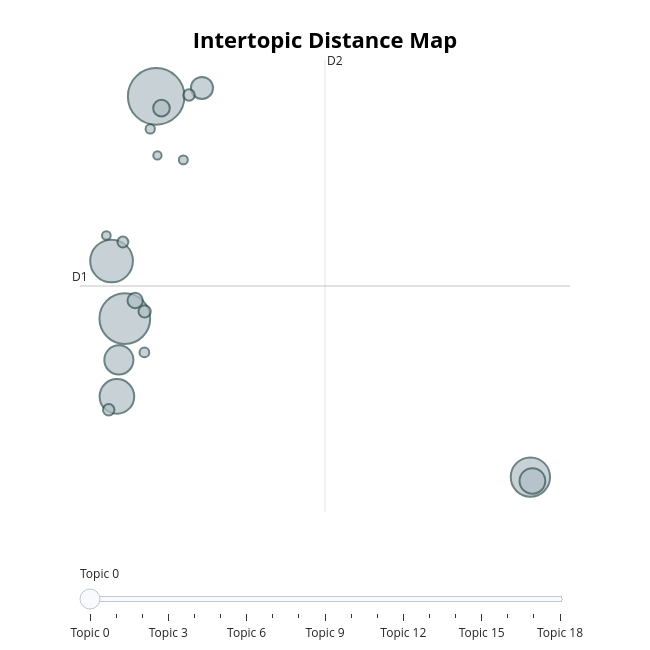

The cell this chart's notebook holds for it:
### Code cell
topic_model.visualize_topics()

### Figure 1 — Plotly figure (JSON) as saved in the notebook; plotly's stock layout.template omitted (floating-point values rounded to 4 significant figures)
{"data": [{"customdata": [[0, "Positive customer feedback", 2307], [1, "Beautiful public places", 1854], [2, "Hotel cleanliness", 1314], [3, "Historical landmarks tourism", 1113], [4, "Restaurant dining experiences", 864], [5, "Shopping malls Jeddah", 610], [6, "Quba Mosque Significance", 476], [7, "Temporarily Closed Locations", 352], [8, "Family-friendly place", 169], [9, "Needs improvement", 198], [10, "Fresh fish quality", 95], [11, "Spiritual and psychological comfort", 95], [12, "Parking and Accessibility", 108], [13, "Cinema experience", 86], [14, "Customer love", 63], [15, "Nighttime park experience", 54], [16, "Hotel star ratings", 50], [17, "Scenic plane wreck", 68], [18, "Tourist attractions", 58]], "hovertemplate": "<b>Topic %{customdata[0]}</b><br>%{customdata[1]}<br>Size: %{customdata[2]}", "legendgroup": "", "marker": {"color": "#B0BEC5", "line": {"color": "DarkSlateGrey", "width": 2}, "size": [2307, 1854, 1314, 1113, 864, 610, 476, 352, 169, 198, 95, 95, 108, 86, 63, 54, 50, 68, 58], "sizemode": "area", "sizeref": 1.442, "symbol": "circle"}, "mode": "markers", "name": "", "orientation": "v", "showlegend": false, "type": "scatter", "x": [-4.161, -5.199, -5.638, 8.223, -5.461, -5.396, 8.29, -2.646, -4.857, -3.986, -5.732, -3.075, -4.543, -5.263, -4.357, -5.811, -4.12, -4.551, -3.263], "xaxis": "x", "y": [2.739, -0.6829, 0.2035, -3.124, -1.882, -1.32, -3.185, 2.869, -0.4048, 2.558, -2.089, 2.76, -0.5729, 0.4956, 2.238, 0.5961, 1.83, -1.205, 1.761], "yaxis": "y"}], "layout": {"annotations": [{"showarrow": false, "text": "D1", "x": -6.682, "y": -0.1815, "yshift": 10}, {"showarrow": false, "text": "D2", "x": 1.426, "xshift": 10, "y": 3.299}], "height": 650, "hoverlabel": {"bgcolor": "white", "font": {"family": "Rockwell", "size": 16}}, "legend": {"itemsizing": "constant", "tracegroupgap": 0}, "margin": {"t": 60}, "shapes": [{"line": {"color": "#CFD8DC", "width": 2}, "type": "line", "x0": 1.426, "x1": 1.426, "y0": -3.662, "y1": 3.299}, {"line": {"color": "#9E9E9E", "width": 2}, "type": "line", "x0": -6.682, "x1": 9.534, "y0": -0.1815, "y1": -0.1815}], "sliders": [{"active": 0, "pad": {"t": 50}, "steps": [{"args": [{"marker.color": [["red", "#B0BEC5", "#B0BEC5", "#B0BEC5", "#B0BEC5", "#B0BEC5", "#B0BEC5", "#B0BEC5", "#B0BEC5", "#B0BEC5", "#B0BEC5", "#B0BEC5", "#B0BEC5", "#B0BEC5", "#B0BEC5", "#B0BEC5", "#B0BEC5", "#B0BEC5", "#B0BEC5"]]}], "label": "Topic 0", "method": "update"}, {"args": [{"marker.color": [["#B0BEC5", "red", "#B0BEC5", "#B0BEC5", "#B0BEC5", "#B0BEC5", "#B0BEC5", "#B0BEC5", "#B0BEC5", "#B0BEC5", "#B0BEC5", "#B0BEC5", "#B0BEC5", "#B0BEC5", "#B0BEC5", "#B0BEC5", "#B0BEC5", "#B0BEC5", "#B0BEC5"]]}], "label": "Topic 1", "method": "update"}, {"args": [{"marker.color": [["#B0BEC5", "#B0BEC5", "red", "#B0BEC5", "#B0BEC5", "#B0BEC5", "#B0BEC5", "#B0BEC5", "#B0BEC5", "#B0BEC5", "#B0BEC5", "#B0BEC5", "#B0BEC5", "#B0BEC5", "#B0BEC5", "#B0BEC5", "#B0BEC5", "#B0BEC5", "#B0BEC5"]]}], "label": "Topic 2", "method": "update"}, {"args": [{"marker.color": [["#B0BEC5", "#B0BEC5", "#B0BEC5", "red", "#B0BEC5", "#B0BEC5", "#B0BEC5", "#B0BEC5", "#B0BEC5", "#B0BEC5", "#B0BEC5", "#B0BEC5", "#B0BEC5", "#B0BEC5", "#B0BEC5", "#B0BEC5", "#B0BEC5", "#B0BEC5", "#B0BEC5"]]}], "label": "Topic 3", "method": "update"}, {"args": [{"marker.color": [["#B0BEC5", "#B0BEC5", "#B0BEC5", "#B0BEC5", "red", "#B0BEC5", "#B0BEC5", "#B0BEC5", "#B0BEC5", "#B0BEC5", "#B0BEC5", "#B0BEC5", "#B0BEC5", "#B0BEC5", "#B0BEC5", "#B0BEC5", "#B0BEC5", "#B0BEC5", "#B0BEC5"]]}], "label": "Topic 4", "method": "update"}, {"args": [{"marker.color": [["#B0BEC5", "#B0BEC5", "#B0BEC5", "#B0BEC5", "#B0BEC5", "red", "#B0BEC5", "#B0BEC5", "#B0BEC5", "#B0BEC5", "#B0BEC5", "#B0BEC5", "#B0BEC5", "#B0BEC5", "#B0BEC5", "#B0BEC5", "#B0BEC5", "#B0BEC5", "#B0BEC5"]]}], "label": "Topic 5", "method": "update"}, {"args": [{"marker.color": [["#B0BEC5", "#B0BEC5", "#B0BEC5", "#B0BEC5", "#B0BEC5", "#B0BEC5", "red", "#B0BEC5", "#B0BEC5", "#B0BEC5", "#B0BEC5", "#B0BEC5", "#B0BEC5", "#B0BEC5", "#B0BEC5", "#B0BEC5", "#B0BEC5", "#B0BEC5", "#B0BEC5"]]}], "label": "Topic 6", "method": "update"}, {"args": [{"marker.color": [["#B0BEC5", "#B0BEC5", "#B0BEC5", "#B0BEC5", "#B0BEC5", "#B0BEC5", "#B0BEC5", "red", "#B0BEC5", "#B0BEC5", "#B0BEC5", "#B0BEC5", "#B0BEC5", "#B0BEC5", "#B0BEC5", "#B0BEC5", "#B0BEC5", "#B0BEC5", "#B0BEC5"]]}], "label": "Topic 7", "method": "update"}, {"args": [{"marker.color": [["#B0BEC5", "#B0BEC5", "#B0BEC5", "#B0BEC5", "#B0BEC5", "#B0BEC5", "#B0BEC5", "#B0BEC5", "red", "#B0BEC5", "#B0BEC5", "#B0BEC5", "#B0BEC5", "#B0BEC5", "#B0BEC5", "#B0BEC5", "#B0BEC5", "#B0BEC5", "#B0BEC5"]]}], "label": "Topic 8", "method": "update"}, {"args": [{"marker.color": [["#B0BEC5", "#B0BEC5", "#B0BEC5", "#B0BEC5", "#B0BEC5", "#B0BEC5", "#B0BEC5", "#B0BEC5", "#B0BEC5", "red", "#B0BEC5", "#B0BEC5", "#B0BEC5", "#B0BEC5", "#B0BEC5", "#B0BEC5", "#B0BEC5", "#B0BEC5", "#B0BEC5"]]}], "label": "Topic 9", "method": "update"}, {"args": [{"marker.color": [["#B0BEC5", "#B0BEC5", "#B0BEC5", "#B0BEC5", "#B0BEC5", "#B0BEC5", "#B0BEC5", "#B0BEC5", "#B0BEC5", "#B0BEC5", "red", "#B0BEC5", "#B0BEC5", "#B0BEC5", "#B0BEC5", "#B0BEC5", "#B0BEC5", "#B0BEC5", "#B0BEC5"]]}], "label": "Topic 10", "method": "update"}, {"args": [{"marker.color": [["#B0BEC5", "#B0BEC5", "#B0BEC5", "#B0BEC5", "#B0BEC5", "#B0BEC5", "#B0BEC5", "#B0BEC5", "#B0BEC5", "#B0BEC5", "#B0BEC5", "red", "#B0BEC5", "#B0BEC5", "#B0BEC5", "#B0BEC5", "#B0BEC5", "#B0BEC5", "#B0BEC5"]]}], "label": "Topic 11", "method": "update"}, {"args": [{"marker.color": [["#B0BEC5", "#B0BEC5", "#B0BEC5", "#B0BEC5", "#B0BEC5", "#B0BEC5", "#B0BEC5", "#B0BEC5", "#B0BEC5", "#B0BEC5", "#B0BEC5", "#B0BEC5", "red", "#B0BEC5", "#B0BEC5", "#B0BEC5", "#B0BEC5", "#B0BEC5", "#B0BEC5"]]}], "label": "Topic 12", "method": "update"}, {"args": [{"marker.color": [["#B0BEC5", "#B0BEC5", "#B0BEC5", "#B0BEC5", "#B0BEC5", "#B0BEC5", "#B0BEC5", "#B0BEC5", "#B0BEC5", "#B0BEC5", "#B0BEC5", "#B0BEC5", "#B0BEC5", "red", "#B0BEC5", "#B0BEC5", "#B0BEC5", "#B0BEC5", "#B0BEC5"]]}], "label": "Topic 13", "method": "update"}, {"args": [{"marker.color": [["#B0BEC5", "#B0BEC5", "#B0BEC5", "#B0BEC5", "#B0BEC5", "#B0BEC5", "#B0BEC5", "#B0BEC5", "#B0BEC5", "#B0BEC5", "#B0BEC5", "#B0BEC5", "#B0BEC5", "#B0BEC5", "red", "#B0BEC5", "#B0BEC5", "#B0BEC5", "#B0BEC5"]]}], "label": "Topic 14", "method": "update"}, {"args": [{"marker.color": [["#B0BEC5", "#B0BEC5", "#B0BEC5", "#B0BEC5", "#B0BEC5", "#B0BEC5", "#B0BEC5", "#B0BEC5", "#B0BEC5", "#B0BEC5", "#B0BEC5", "#B0BEC5", "#B0BEC5", "#B0BEC5", "#B0BEC5", "red", "#B0BEC5", "#B0BEC5", "#B0BEC5"]]}], "label": "Topic 15", "method": "update"}, {"args": [{"marker.color": [["#B0BEC5", "#B0BEC5", "#B0BEC5", "#B0BEC5", "#B0BEC5", "#B0BEC5", "#B0BEC5", "#B0BEC5", "#B0BEC5", "#B0BEC5", "#B0BEC5", "#B0BEC5", "#B0BEC5", "#B0BEC5", "#B0BEC5", "#B0BEC5", "red", "#B0BEC5", "#B0BEC5"]]}], "label": "Topic 16", "method": "update"}, {"args": [{"marker.color": [["#B0BEC5", "#B0BEC5", "#B0BEC5", "#B0BEC5", "#B0BEC5", "#B0BEC5", "#B0BEC5", "#B0BEC5", "#B0BEC5", "#B0BEC5", "#B0BEC5", "#B0BEC5", "#B0BEC5", "#B0BEC5", "#B0BEC5", "#B0BEC5", "#B0BEC5", "red", "#B0BEC5"]]}], "label": "Topic 17", "method": "update"}, {"args": [{"marker.color": [["#B0BEC5", "#B0BEC5", "#B0BEC5", "#B0BEC5", "#B0BEC5", "#B0BEC5", "#B0BEC5", "#B0BEC5", "#B0BEC5", "#B0BEC5", "#B0BEC5", "#B0BEC5", "#B0BEC5", "#B0BEC5", "#B0BEC5", "#B0BEC5", "#B0BEC5", "#B0BEC5", "red"]]}], "label": "Topic 18", "method": "update"}]}], "title": {"font": {"color": "Black", "size": 22}, "text": "<b>Intertopic Distance Map</b>", "x": 0.5, "xanchor": "center", "y": 0.95, "yanchor": "top"}, "width": 650, "xaxis": {"anchor": "y", "domain": [0, 1], "range": [-6.682, 9.534], "title": {"text": ""}, "visible": false}, "yaxis": {"anchor": "x", "domain": [0, 1], "range": [-3.662, 3.299], "title": {"text": ""}, "visible": false}}}
